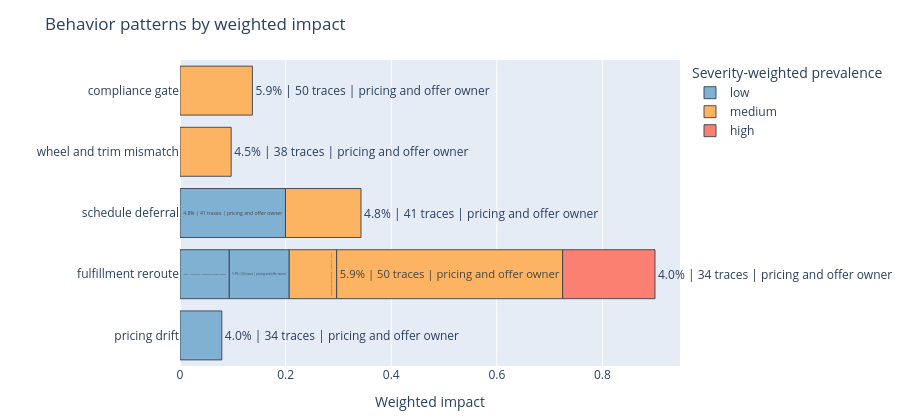

Source (notebook cell):
### Markdown cell above
The table above makes the impact score concrete. A pattern can rank highly because it appears in many traces, because it concentrates higher-severity traces, or both. In the automotive configurator setting, that helps separate a rare edge case from a recurring operational behavior that may affect many orders.

### Code cell
leaderboard_fig = plot_topic_leaderboard(topic_info_df[topic_info_df["topic_id"].ne(-1)].copy(), top_n=10)
leaderboard_fig.update_layout(title_text="Behavior patterns by weighted impact")
leaderboard_fig.show()

scatter_df = discovery.topic_assignments.copy()
if "topic_label" in scatter_df.columns:
    scatter_df["behavior_pattern"] = scatter_df["topic_label"].fillna(scatter_df["topic_id"].astype(str))
    scatter_fig = plot_topic_scatter(
        scatter_df,
        color_col="behavior_pattern",
        hover_cols=("run_id", "case_type", "run_outcome", "eval_finding"),
        title="Trace map after discovery",
    )
    scatter_fig.update_layout(legend_title_text="Behavior pattern")
    scatter_fig.show()

### Figure 1 — Plotly figure (JSON) as saved in the notebook; plotly's stock layout.template omitted (floating-point values rounded to 4 significant figures)
{"data": [{"cliponaxis": false, "customdata": [["4.0%", 34, "pricing and offer owner", "low"], ["4.5%", 38, "pricing and offer owner", "medium"], ["5.9%", 50, "pricing and offer owner", "low"], ["4.8%", 41, "pricing and offer owner", "medium"], ["5.9%", 50, "pricing and offer owner", "low"], ["6.9%", 58, "compliance validation owner", "medium"], ["7.2%", 61, "pricing and offer owner", "medium"], ["8.2%", 69, "pricing and offer owner", "high"], ["12.1%", 102, "pricing and offer owner", "low"], ["21.4%", 181, "pricing and offer owner", "medium"]], "hovertemplate": "<b>%{y}</b><br>Weighted impact: %{x:.3f}<br>Prevalence: %{customdata[0]}<br>Trace count: %{customdata[1]}<br>Likely owner: %{customdata[2]}<br>Severity band: %{customdata[3]}<extra></extra>", "legendgroup": "low", "marker": {"color": "#80b1d3", "line": {"color": "#374151", "width": 0.9}, "pattern": {"shape": ""}}, "name": "low", "orientation": "h", "showlegend": true, "text": ["4.0% | 34 traces | pricing and offer owner", "4.5% | 38 traces | pricing and offer owner", "5.9% | 50 traces | pricing and offer owner", "4.8% | 41 traces | pricing and offer owner", "5.9% | 50 traces | pricing and offer owner", "6.9% | 58 traces | compliance validation owner", "7.2% | 61 traces | pricing and offer owner", "8.2% | 69 traces | pricing and offer owner", "12.1% | 102 traces | pricing and offer owner", "21.4% | 181 traces | pricing and offer owner"], "textposition": "outside", "type": "bar", "x": [0.0792, 0.09338, 0.1135, 0.1998], "xaxis": "x", "y": ["pricing drift", "fulfillment reroute", "fulfillment reroute", "schedule deferral"], "yaxis": "y"}, {"cliponaxis": false, "customdata": [["4.0%", 34, "pricing and offer owner", "low"], ["4.5%", 38, "pricing and offer owner", "medium"], ["5.9%", 50, "pricing and offer owner", "low"], ["4.8%", 41, "pricing and offer owner", "medium"], ["5.9%", 50, "pricing and offer owner", "low"], ["6.9%", 58, "compliance validation owner", "medium"], ["7.2%", 61, "pricing and offer owner", "medium"], ["8.2%", 69, "pricing and offer owner", "high"], ["12.1%", 102, "pricing and offer owner", "low"], ["21.4%", 181, "pricing and offer owner", "medium"]], "hovertemplate": "<b>%{y}</b><br>Weighted impact: %{x:.3f}<br>Prevalence: %{customdata[0]}<br>Trace count: %{customdata[1]}<br>Likely owner: %{customdata[2]}<br>Severity band: %{customdata[3]}<extra></extra>", "legendgroup": "medium", "marker": {"color": "#fdb462", "line": {"color": "#374151", "width": 0.9}, "pattern": {"shape": ""}}, "name": "medium", "orientation": "h", "showlegend": true, "text": ["4.0% | 34 traces | pricing and offer owner", "4.5% | 38 traces | pricing and offer owner", "5.9% | 50 traces | pricing and offer owner", "4.8% | 41 traces | pricing and offer owner", "5.9% | 50 traces | pricing and offer owner", "6.9% | 58 traces | compliance validation owner", "7.2% | 61 traces | pricing and offer owner", "8.2% | 69 traces | pricing and offer owner", "12.1% | 102 traces | pricing and offer owner", "21.4% | 181 traces | pricing and offer owner"], "textposition": "outside", "type": "bar", "x": [0.08983, 0.09693, 0.1371, 0.143, 0.4279], "xaxis": "x", "y": ["fulfillment reroute", "wheel and trim mismatch", "compliance gate", "schedule deferral", "fulfillment reroute"], "yaxis": "y"}, {"cliponaxis": false, "customdata": [["4.0%", 34, "pricing and offer owner", "low"], ["4.5%", 38, "pricing and offer owner", "medium"], ["5.9%", 50, "pricing and offer owner", "low"], ["4.8%", 41, "pricing and offer owner", "medium"], ["5.9%", 50, "pricing and offer owner", "low"], ["6.9%", 58, "compliance validation owner", "medium"], ["7.2%", 61, "pricing and offer owner", "medium"], ["8.2%", 69, "pricing and offer owner", "high"], ["12.1%", 102, "pricing and offer owner", "low"], ["21.4%", 181, "pricing and offer owner", "medium"]], "hovertemplate": "<b>%{y}</b><br>Weighted impact: %{x:.3f}<br>Prevalence: %{customdata[0]}<br>Trace count: %{customdata[1]}<br>Likely owner: %{customdata[2]}<br>Severity band: %{customdata[3]}<extra></extra>", "legendgroup": "high", "marker": {"color": "#fb8072", "line": {"color": "#374151", "width": 0.9}, "pattern": {"shape": ""}}, "name": "high", "orientation": "h", "showlegend": true, "text": ["4.0% | 34 traces | pricing and offer owner", "4.5% | 38 traces | pricing and offer owner", "5.9% | 50 traces | pricing and offer owner", "4.8% | 41 traces | pricing and offer owner", "5.9% | 50 traces | pricing and offer owner", "6.9% | 58 traces | compliance validation owner", "7.2% | 61 traces | pricing and offer owner", "8.2% | 69 traces | pricing and offer owner", "12.1% | 102 traces | pricing and offer owner", "21.4% | 181 traces | pricing and offer owner"], "textposition": "outside", "type": "bar", "x": [0.1749], "xaxis": "x", "y": ["fulfillment reroute"], "yaxis": "y"}], "layout": {"barmode": "relative", "height": 420, "legend": {"title": {"text": "Severity-weighted prevalence"}, "tracegroupgap": 0}, "margin": {"b": 30, "l": 20, "r": 220, "t": 60}, "title": {"text": "Behavior patterns by weighted impact"}, "xaxis": {"anchor": "y", "domain": [0.0, 1.0], "title": {"text": "Weighted impact"}}, "yaxis": {"anchor": "x", "domain": [0.0, 1.0], "title": {"text": ""}}}}
